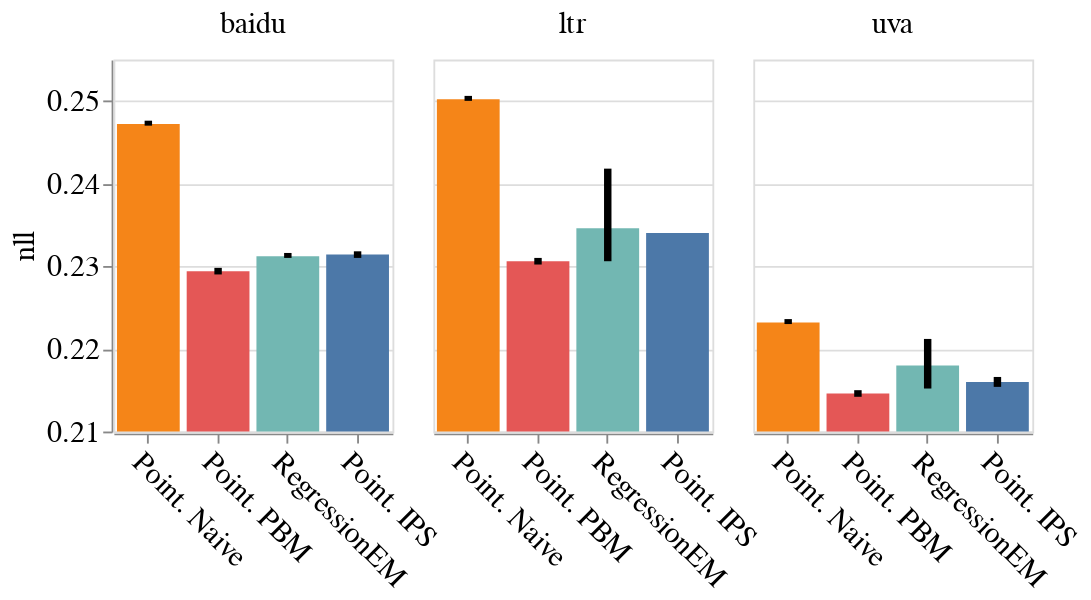

Here is the notebook cell this chart was saved with:
### Code cell
metric_df = click_df.groupby(["data", "model", "random_state"]).aggregate({"nll": "mean"}).reset_index()
metric_df = metric_df[metric_df["nll"].notna() & ~metric_df.model.str.contains("list")]
metric_df["model"] = metric_df["model"].map(model2name)

base = alt.Chart(metric_df, width=150)

bars = base.mark_bar().encode(
    x=alt.X("model", title=None, sort=list(model2name.values())).axis(labelAngle=45),
    y=alt.Y("mean(nll)").scale(zero=False),
    color=alt.Color("model", title=None, legend=None),
    tooltip=["model", "mean(nll):Q"],
)

error = base.mark_errorbar(extent="ci").encode(
    x=alt.X("model", title=None, sort=list(model2name.values())).axis(labelAngle=45),
    y=alt.Y("nll"),
    strokeWidth=alt.value(4)
)

(bars + error).facet(
    column=alt.Column("data", title=""),   
).configure_legend(
    orient="top",
)

### Figure 1 — Vega specification as saved in the notebook (floating-point values rounded to 4 significant figures)
{"$schema": "https://vega.github.io/schema/vega/v5.json", "data": [{"name": "source_0", "values": [{"data": "baidu", "model": "Point. IPS", "random_state": "1906", "nll": 0.231}, {"data": "baidu", "model": "Point. IPS", "random_state": "3056", "nll": 0.232}, {"data": "baidu", "model": "Point. IPS", "random_state": "4269", "nll": 0.231}, {"data": "baidu", "model": "Point. IPS", "random_state": "5227", "nll": 0.232}, {"data": "baidu", "model": "Point. IPS", "random_state": "816", "nll": 0.231}, {"data": "baidu", "model": "Point. Naive", "random_state": "1906", "nll": 0.247}, {"data": "baidu", "model": "Point. Naive", "random_state": "3056", "nll": 0.248}, {"data": "baidu", "model": "Point. Naive", "random_state": "4269", "nll": 0.247}, {"data": "baidu", "model": "Point. Naive", "random_state": "5227", "nll": 0.247}, {"data": "baidu", "model": "Point. Naive", "random_state": "816", "nll": 0.247}, {"data": "baidu", "model": "Point. PBM", "random_state": "1906", "nll": 0.229}, {"data": "baidu", "model": "Point. PBM", "random_state": "3056", "nll": 0.23}, {"data": "baidu", "model": "Point. PBM", "random_state": "4269", "nll": 0.229}, {"data": "baidu", "model": "Point. PBM", "random_state": "5227", "nll": 0.23}, {"data": "baidu", "model": "Point. PBM", "random_state": "816", "nll": 0.229}, {"data": "baidu", "model": "RegressionEM", "random_state": "1906", "nll": 0.231}, {"data": "baidu", "model": "RegressionEM", "random_state": "3056", "nll": 0.232}, {"data": "baidu", "model": "RegressionEM", "random_state": "4269", "nll": 0.231}, {"data": "baidu", "model": "RegressionEM", "random_state": "5227", "nll": 0.231}, {"data": "baidu", "model": "RegressionEM", "random_state": "816", "nll": 0.231}, {"data": "ltr", "model": "Point. IPS", "random_state": "1906", "nll": 0.234}, {"data": "ltr", "model": "Point. IPS", "random_state": "3056", "nll": 0.234}, {"data": "ltr", "model": "Point. IPS", "random_state": "4269", "nll": 0.234}, {"data": "ltr", "model": "Point. IPS", "random_state": "5227", "nll": 0.234}, {"data": "ltr", "model": "Point. IPS", "random_state": "816", "nll": 0.234}, {"data": "ltr", "model": "Point. Naive", "random_state": "1906", "nll": 0.25}, {"data": "ltr", "model": "Point. Naive", "random_state": "3056", "nll": 0.251}, {"data": "ltr", "model": "Point. Naive", "random_state": "4269", "nll": 0.25}, {"data": "ltr", "model": "Point. Naive", "random_state": "5227", "nll": 0.25}, {"data": "ltr", "model": "Point. Naive", "random_state": "816", "nll": 0.25}, {"data": "ltr", "model": "Point. PBM", "random_state": "1906", "nll": 0.23}, {"data": "ltr", "model": "Point. PBM", "random_state": "3056", "nll": 0.231}, {"data": "ltr", "model": "Point. PBM", "random_state": "4269", "nll": 0.231}, {"data": "ltr", "model": "Point. PBM", "random_state": "5227", "nll": 0.231}, {"data": "ltr", "model": "Point. PBM", "random_state": "816", "nll": 0.23}, {"data": "ltr", "model": "RegressionEM", "random_state": "1906", "nll": 0.23}, {"data": "ltr", "model": "RegressionEM", "random_state": "3056", "nll": 0.232}, {"data": "ltr", "model": "RegressionEM", "random_state": "4269", "nll": 0.231}, {"data": "ltr", "model": "RegressionEM", "random_state": "5227", "nll": 0.249}, {"data": "ltr", "model": "RegressionEM", "random_state": "816", "nll": 0.231}, {"data": "uva", "model": "Point. IPS", "random_state": "1906", "nll": 0.215}, {"data": "uva", "model": "Point. IPS", "random_state": "3056", "nll": 0.217}, {"data": "uva", "model": "Point. IPS", "random_state": "4269", "nll": 0.216}, {"data": "uva", "model": "Point. IPS", "random_state": "5227", "nll": 0.216}, {"data": "uva", "model": "Point. IPS", "random_state": "816", "nll": 0.216}, {"data": "uva", "model": "Point. Naive", "random_state": "1906", "nll": 0.223}, {"data": "uva", "model": "Point. Naive", "random_state": "3056", "nll": 0.224}, {"data": "uva", "model": "Point. Naive", "random_state": "4269", "nll": 0.223}, {"data": "uva", "model": "Point. Naive", "random_state": "5227", "nll": 0.223}, {"data": "uva", "model": "Point. Naive", "random_state": "816", "nll": 0.223}, {"data": "uva", "model": "Point. PBM", "random_state": "1906", "nll": 0.214}, {"data": "uva", "model": "Point. PBM", "random_state": "3056", "nll": 0.215}, {"data": "uva", "model": "Point. PBM", "random_state": "4269", "nll": 0.215}, {"data": "uva", "model": "Point. PBM", "random_state": "5227", "nll": 0.215}, {"data": "uva", "model": "Point. PBM", "random_state": "816", "nll": 0.214}, {"data": "uva", "model": "RegressionEM", "random_state": "1906", "nll": 0.223}, {"data": "uva", "model": "RegressionEM", "random_state": "3056", "nll": 0.216}, {"data": "uva", "model": "RegressionEM", "random_state": "4269", "nll": 0.215}, {"data": "uva", "model": "RegressionEM", "random_state": "5227", "nll": 0.221}, {"data": "uva", "model": "RegressionEM", "random_state": "816", "nll": 0.215}]}, {"name": "column_domain", "values": [{"data": "baidu", "count": 20}, {"data": "ltr", "count": 20}, {"data": "uva", "count": 20}]}, {"name": "data_1"}, {"name": "data_2", "values": [{"mean_nll": 0.2316, "model": "Point. IPS"}, {"mean_nll": 0.2472, "model": "Point. Naive"}, {"mean_nll": 0.2295, "model": "Point. PBM"}, {"mean_nll": 0.2312, "model": "RegressionEM"}, {"mean_nll": 0.2342, "model": "Point. IPS"}, {"mean_nll": 0.2501, "model": "Point. Naive"}, {"mean_nll": 0.2306, "model": "Point. PBM"}, {"mean_nll": 0.2346, "model": "RegressionEM"}, {"mean_nll": 0.2159, "model": "Point. IPS"}, {"mean_nll": 0.2232, "model": "Point. Naive"}, {"mean_nll": 0.2146, "model": "Point. PBM"}, {"mean_nll": 0.2182, "model": "RegressionEM"}]}, {"name": "data_3", "source": "source_0", "transform": [{"type": "aggregate", "groupby": ["model", "data"], "fields": ["nll", "nll", "nll"], "ops": ["ci0", "ci1", "mean"], "as": ["lower_nll", "upper_nll", "center_nll"]}, {"type": "formula", "expr": "datum[\"model\"]===\"Point. Naive\" ? 0 : datum[\"model\"]===\"Point. PBM\" ? 1 : datum[\"model\"]===\"RegressionEM\" ? 2 : datum[\"model\"]===\"Point. IPS\" ? 3 : datum[\"model\"]===\"List. Naive\" ? 4 : datum[\"model\"]===\"List. IPS\" ? 5 : datum[\"model\"]===\"Dual Learning Algorithm\" ? 6 : datum[\"model\"]===\"Pairwise Debias\" ? 7 : 8", "as": "x_model_sort_index"}, {"type": "formula", "expr": "datum[\"model\"]===\"Point. Naive\" ? 0 : datum[\"model\"]===\"Point. PBM\" ? 1 : datum[\"model\"]===\"RegressionEM\" ? 2 : datum[\"model\"]===\"Point. IPS\" ? 3 : datum[\"model\"]===\"List. Naive\" ? 4 : datum[\"model\"]===\"List. IPS\" ? 5 : datum[\"model\"]===\"Dual Learning Algorithm\" ? 6 : datum[\"model\"]===\"Pairwise Debias\" ? 7 : 8", "as": "tooltip_model_sort_index"}, {"type": "project", "fields": ["lower_nll", "model", "upper_nll", "x_model_sort_index"]}]}, {"name": "data_4", "source": "data_3", "transform": [{"type": "filter", "expr": "isValid(datum[\"lower_nll\"]) && isFinite(+datum[\"lower_nll\"])"}, {"type": "project", "fields": ["lower_nll", "upper_nll"]}]}, {"name": "data_1_x_domain_model_0", "values": [{"model": "Point. IPS", "sort_field": 3.0}, {"model": "Point. Naive", "sort_field": 0.0}, {"model": "Point. PBM", "sort_field": 1.0}, {"model": "RegressionEM", "sort_field": 2.0}]}, {"name": "data_3_x_domain_model_1", "source": "data_3", "transform": [{"type": "aggregate", "groupby": ["model"], "fields": ["x_model_sort_index"], "ops": ["min"], "as": ["sort_field"]}, {"type": "project", "fields": ["model", "sort_field"]}]}, {"name": "data_2_color_domain_model", "values": [{"model": "Point. IPS"}, {"model": "Point. Naive"}, {"model": "Point. PBM"}, {"model": "RegressionEM"}]}], "signals": [{"name": "child_width", "value": 150}, {"name": "child_height", "value": 200}], "marks": [{"type": "group", "name": "row_header", "encode": {"update": {"height": {"signal": "child_height"}}}, "axes": [{"scale": "y", "title": "nll", "zindex": 0, "orient": "left", "labelOverlap": true, "grid": false, "tickCount": {"signal": "ceil(child_height/40)"}}], "role": "row-header"}, {"type": "group", "name": "column_header", "from": {"data": "column_domain"}, "sort": {"field": "datum[\"data\"]", "order": "ascending"}, "encode": {"update": {"width": {"signal": "child_width"}}}, "title": {"text": {"signal": "isValid(parent[\"data\"]) ? parent[\"data\"] : \"\"+parent[\"data\"]"}, "frame": "group", "font": "serif", "style": "guide-label", "fontSize": 16, "fontWeight": "normal", "offset": 10}, "role": "column-header"}, {"type": "group", "name": "column_footer", "from": {"data": "column_domain"}, "sort": {"field": "datum[\"data\"]", "order": "ascending"}, "encode": {"update": {"width": {"signal": "child_width"}}}, "axes": [{"scale": "x", "orient": "bottom", "zindex": 0, "grid": false, "labelAlign": "left", "labelBaseline": "top", "labelAngle": 45}], "role": "column-footer"}, {"type": "group", "name": "cell", "from": {"facet": {"data": "source_0", "name": "facet", "groupby": ["data"]}}, "sort": {"field": ["datum[\"data\"]"], "order": ["ascending"]}, "encode": {"update": {"height": {"signal": "child_height"}, "width": {"signal": "child_width"}}}, "data": [{"name": "data_0", "source": "facet", "transform": [{"type": "formula", "expr": "datum[\"model\"]===\"Point. Naive\" ? 0 : datum[\"model\"]===\"Point. PBM\" ? 1 : datum[\"model\"]===\"RegressionEM\" ? 2 : datum[\"model\"]===\"Point. IPS\" ? 3 : datum[\"model\"]===\"List. Naive\" ? 4 : datum[\"model\"]===\"List. IPS\" ? 5 : datum[\"model\"]===\"Dual Learning Algorithm\" ? 6 : datum[\"model\"]===\"Pairwise Debias\" ? 7 : 8", "as": "x_model_sort_index"}, {"type": "project", "fields": ["model", "nll"]}]}, {"name": "data_1", "source": "data_0", "transform": [{"type": "aggregate", "groupby": ["model"], "fields": ["nll"], "ops": ["mean"], "as": ["mean_nll"]}, {"type": "filter", "expr": "isValid(datum[\"mean_nll\"]) && isFinite(+datum[\"mean_nll\"])"}, {"type": "project", "fields": ["mean_nll", "model"]}]}, {"name": "data_2", "source": "facet", "transform": [{"type": "aggregate", "groupby": ["model"], "fields": ["nll", "nll", "nll"], "ops": ["ci0", "ci1", "mean"], "as": ["lower_nll", "upper_nll", "center_nll"]}, {"type": "formula", "expr": "datum[\"model\"]===\"Point. Naive\" ? 0 : datum[\"model\"]===\"Point. PBM\" ? 1 : datum[\"model\"]===\"RegressionEM\" ? 2 : datum[\"model\"]===\"Point. IPS\" ? 3 : datum[\"model\"]===\"List. Naive\" ? 4 : datum[\"model\"]===\"List. IPS\" ? 5 : datum[\"model\"]===\"Dual Learning Algorithm\" ? 6 : datum[\"model\"]===\"Pairwise Debias\" ? 7 : 8", "as": "x_model_sort_index"}, {"type": "formula", "expr": "datum[\"model\"]===\"Point. Naive\" ? 0 : datum[\"model\"]===\"Point. PBM\" ? 1 : datum[\"model\"]===\"RegressionEM\" ? 2 : datum[\"model\"]===\"Point. IPS\" ? 3 : datum[\"model\"]===\"List. Naive\" ? 4 : datum[\"model\"]===\"List. IPS\" ? 5 : datum[\"model\"]===\"Dual Learning Algorithm\" ? 6 : datum[\"model\"]===\"Pairwise Debias\" ? 7 : 8", "as": "tooltip_model_sort_index"}, {"type": "project", "fields": ["center_nll", "lower_nll", "model", "upper_nll"]}]}, {"name": "data_3", "source": "data_2", "transform": [{"type": "filter", "expr": "isValid(datum[\"lower_nll\"]) && isFinite(+datum[\"lower_nll\"])"}, {"type": "project", "fields": ["center_nll", "lower_nll", "model", "upper_nll"]}]}], "marks": [{"type": "rect", "name": "child_layer_0_marks", "from": {"data": "data_1"}, "encode": {"update": {"tooltip": {"signal": "{\"model\": isValid(datum[\"model\"]) ? datum[\"model\"] : \"\"+datum[\"model\"], \"Mean of nll\": format(datum[\"mean_nll\"], \"\")}"}, "description": {"signal": "\"model: \" + (isValid(datum[\"model\"]) ? datum[\"model\"] : \"\"+datum[\"model\"]) + \"; Mean of nll: \" + (format(datum[\"mean_nll\"], \"\"))"}, "fill": {"field": "model", "scale": "color"}, "x": {"field": "model", "scale": "x"}, "y2": {"field": {"signal": null, "datum": null, "group": "height", "parent": null}}, "y": {"field": "mean_nll", "scale": "y"}, "width": {"signal": "max(0.25, bandwidth('x'))"}, "ariaRoleDescription": {"value": "bar"}}}, "style": ["bar"]}, {"type": "rule", "name": "child_layer_1_marks", "from": {"data": "data_3"}, "encode": {"update": {"ariaRoleDescription": {"value": "errorbar"}, "tooltip": {"signal": "{\"Ci1 of nll\": format(datum[\"upper_nll\"], \"\"), \"Ci0 of nll\": format(datum[\"lower_nll\"], \"\"), \"Mean of nll\": format(datum[\"center_nll\"], \"\"), \"model\": isValid(datum[\"model\"]) ? datum[\"model\"] : \"\"+datum[\"model\"]}"}, "description": {"signal": "\"model: \" + (isValid(datum[\"model\"]) ? datum[\"model\"] : \"\"+datum[\"model\"]) + \"; nll: \" + (format(datum[\"lower_nll\"], \"\")) + \"; upper_nll: \" + (format(datum[\"upper_nll\"], \"\")) + \"; Ci1 of nll: \" + (format(datum[\"upper_nll\"], \"\")) + \"; Ci0 of nll: \" + (format(datum[\"lower_nll\"], \"\")) + \"; Mean of nll: \" + (format(datum[\"center_nll\"], \"\"))"}, "x": {"field": "model", "scale": "x", "band": 0.5}, "y": {"field": "lower_nll", "scale": "y"}, "y2": {"field": "upper_nll", "scale": "y"}, "stroke": {"value": "black"}, "strokeWidth": {"value": 4}}}, "style": ["rule", "errorbar-rule"]}], "axes": [{"scale": "y", "domain": false, "aria": false, "maxExtent": 0, "gridScale": "x", "grid": true, "minExtent": 0, "ticks": false, "labels": false, "tickCount": {"signal": "ceil(child_height/40)"}, "zindex": 0, "orient": "left"}], "style": "cell"}], "scales": [{"name": "x", "type": "band", "domain": {"fields": [{"data": "data_1_x_domain_model_0", "field": "model"}, {"data": "data_3_x_domain_model_1", "field": "model"}], "sort": {"op": "max", "field": "sort_field"}}, "range": [0, {"signal": "child_width"}], "paddingInner": 0.1, "paddingOuter": 0.05}, {"name": "y", "type": "linear", "domain": {"fields": [{"data": "data_2", "field": "mean_nll"}, {"data": "data_4", "field": "lower_nll"}, {"data": "data_4", "field": "upper_nll"}]}, "range": [{"signal": "child_height"}, 0], "nice": true, "zero": false}, {"name": "color", "type": "ordinal", "domain": {"data": "data_2_color_domain_model", "field": "model", "sort": true}, "range": "category"}], "background": "white", "padding": 5, "layout": {"padding": 20, "columns": {"signal": "length(data('column_domain'))"}, "bounds": "full", "align": "all"}, "config": {"axis": {"titleFont": "serif", "titleFontWeight": "normal", "titleFontSize": 16, "labelFont": "serif", "labelFontWeight": "normal", "labelFontSize": 16}, "headerColumn": {"titleFont": "serif", "titleFontWeight": "normal", "titleFontSize": 16, "labelFont": "serif", "labelFontWeight": "normal", "labelFontSize": 16}, "legend": {"labelFont": "serif", "titleFont": "serif", "titleFontSize": 16, "labelFontSize": 16, "orient": "top"}, "style": {"text": {"font": "serif", "fontSize": 14}, "group-title": {"font": "serif", "fontWeight": "normal", "fontSize": 16, "dx": 5}, "group-subtitle": {"dx": 5}}}}
